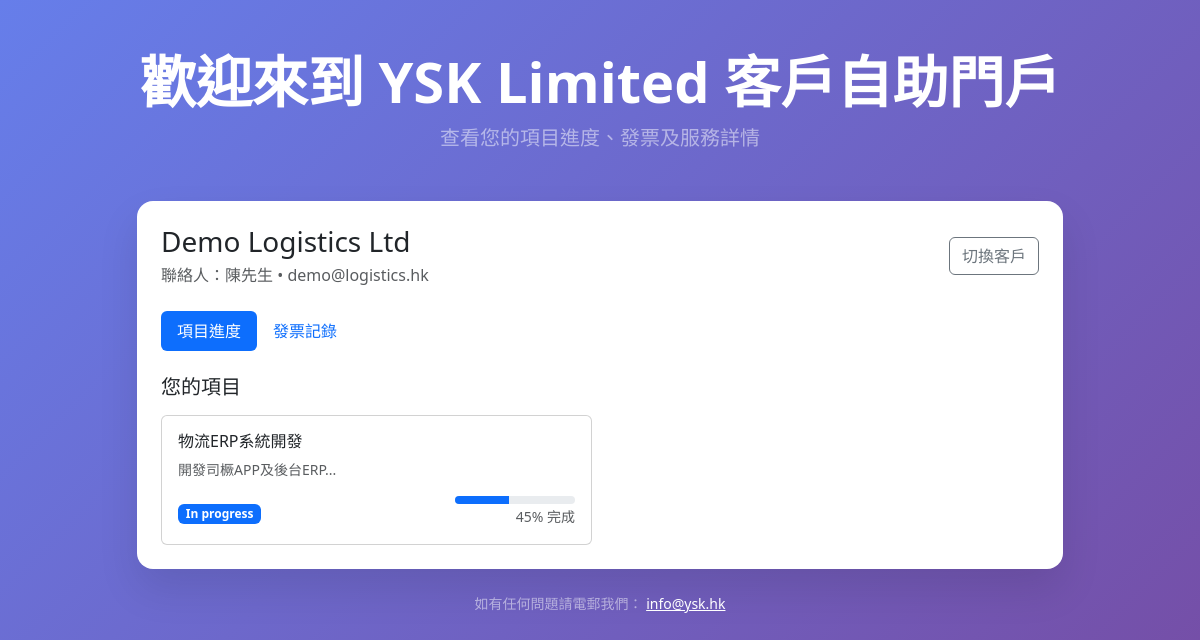
Screenshot of /client_portal.php?client_id=1 with the database file from the repository.
### tables this page shows
CREATE TABLE clients (
    id INT AUTO_INCREMENT PRIMARY KEY,
    company_name VARCHAR(150) NOT NULL,
    contact_person VARCHAR(100),
    email VARCHAR(100),
    phone VARCHAR(20),
    address TEXT,
    notes TEXT,
    status ENUM('active', 'inactive', 'lead') DEFAULT 'active',
    created_at TIMESTAMP DEFAULT CURRENT_TIMESTAMP,
    updated_at TIMESTAMP DEFAULT CURRENT_TIMESTAMP ON UPDATE CURRENT_TIMESTAMP
);

CREATE TABLE projects (
    id INT AUTO_INCREMENT PRIMARY KEY,
    client_id INT NOT NULL,
    title VARCHAR(200) NOT NULL,
    description TEXT,
    service_type ENUM('ai_automation', 'app_development', 'cloud_security', 'web3_blockchain', 'other') NOT NULL,
    status ENUM('planning', 'in_progress', 'review', 'completed', 'on_hold', 'cancelled') DEFAULT 'planning',
    start_date DATE,
    end_date DATE,
    budget DECIMAL(12,2) DEFAULT 0,
    progress_percent INT DEFAULT 0 CHECK (progress_percent BETWEEN 0 AND 100),
    assigned_pm_id INT,
    created_by INT,
    created_at TIMESTAMP DEFAULT CURRENT_TIMESTAMP,
    updated_at TIMESTAMP DEFAULT CURRENT_TIMESTAMP ON UPDATE CURRENT_TIMESTAMP,
    FOREIGN KEY (client_id) REFERENCES clients(id) ON DELETE CASCADE,
    FOREIGN KEY (assigned_pm_id) REFERENCES users(id) ON DELETE SET NULL,
    FOREIGN KEY (created_by) REFERENCES users(id) ON DELETE SET NULL
);

### includes/db.php (called while the page is built, shortened)
<?php
function get_db_connection() {
    static $pdo = null;
    if ($pdo === null) {
        try {
            $dsn = "mysql:host=" . DB_HOST . ";dbname=" . DB_NAME . ";charset=" . DB_CHARSET;
            $pdo = new PDO($dsn, DB_USER, DB_PASS, [
                PDO::ATTR_ERRMODE => PDO::ERRMODE_EXCEPTION,
                PDO::ATTR_DEFAULT_FETCH_MODE => PDO::FETCH_ASSOC,
                PDO::ATTR_EMULATE_PREPARES => false,
            ]);
        } catch (PDOException $e) {
            die("Database connection failed: " . $e->getMessage() . "<br>Please check config.php and run database.sql first.");
        }
    }
    return $pdo;
}
function db_query($sql, $params = []) {
    $pdo = get_db_connection();
    $stmt = $pdo->prepare($sql);
    $stmt->execute($params);
    return $stmt;
}
function db_fetch_all($sql, $params = []) {
    return db_query($sql, $params)->fetchAll();
}
function db_fetch_one($sql, $params = []) {
    return db_query($sql, $params)->fetch();
}
?>

### client_portal.php (the view, shortened to what this page needs)
<?php
require_once 'includes/db.php';
$client_id = $_GET['client_id'] ?? 0;
$client = null;
$projects = [];
if ($client_id) {
    $client = db_fetch_one("SELECT * FROM clients WHERE id = ?", [$client_id]);
    if ($client) {
        $projects = db_fetch_all("SELECT * FROM projects WHERE client_id = ? ORDER BY updated_at DESC", [$client_id]);
    }
}
$clients = db_fetch_all("SELECT id, company_name FROM clients ORDER BY company_name");
?>
<!DOCTYPE html>
<html lang="zh-HK">
<head>
    <link href="https://cdn.jsdelivr.net/npm/bootstrap@5.3.3/dist/css/bootstrap.min.css" rel="stylesheet">
    <link href="https://cdn.jsdelivr.net/npm/bootstrap-icons@1.11.3/font/bootstrap-icons.css" rel="stylesheet">
</head>
<body>
<div class="container py-5">
    <div class="text-center mb-5">
        <h1 class="text-white display-4 fw-bold">歡迎來到 YSK Limited 客戶自助門戶</h1>
        <p class="text-white-50 lead">查看您的項目進度、發票及服務詳情</p>
    </div>
    <?php if (!$client_id): ?>
    <div class="row justify-content-center">
        <div class="col-md-6">
            <div class="portal-card p-5">
                <h4 class="mb-4 text-center">請選擇您的公司</h4>
                <form method="GET">
                    <select name="client_id" class="form-select form-select-lg mb-3" required>
                        <option value="">請選擇公司...</option>
                        <?php foreach ($clients as $c): ?>
                        <option value="<?= $c['id'] ?>"><?= htmlspecialchars($c['company_name']) ?></option>
                        <?php endforeach; ?>
                    </select>
                    <button type="submit" class="btn btn-primary btn-lg w-100">進入門戶</button>
                </form>
                <div class="text-center mt-4">
                    <small class="text-muted">如有問題請聯絡我們： <a href="https://ysk.hk" target="_blank">ysk.hk</a></small>
                </div>
            </div>
        </div>
    </div>
    <?php else: ?>
    <div class="row justify-content-center">
        <div class="col-lg-10">
            <div class="portal-card p-4">
                <div class="d-flex justify-content-between align-items-center mb-4">
                    <div>
                        <h3 class="mb-1"><?= htmlspecialchars($client['company_name']) ?></h3>
                        <p class="text-muted mb-0">聯絡人：<?= htmlspecialchars($client['contact_person'] ?: '-') ?> • <?= htmlspecialchars($client['email'] ?: '-') ?></p>
                    </div>
                    <a href="client_portal.php" class="btn btn-outline-secondary">切換客戶</a>
                </div>
                <ul class="nav nav-pills mb-4" id="pills-tab" role="tablist">
                    <li class="nav-item" role="presentation">
                        <button class="nav-link active" id="pills-projects-tab" data-bs-toggle="pill" data-bs-target="#pills-projects" type="button">項目進度</button>
                    </li>
                    <li class="nav-item" role="presentation">
                        <button class="nav-link" id="pills-invoices-tab" data-bs-toggle="pill" data-bs-target="#pills-invoices" type="button">發票記錄</button>
                    </li>
                </ul>
                <div class="tab-content" id="pills-tabContent">
                    <div class="tab-pane fade show active" id="pills-projects">
                        <h5 class="mb-3">您的項目</h5>
                        <?php if (empty($projects)): ?>
                            <div class="alert alert-info">暫無正在進行的項目</div>
                        <?php else: ?>
                            <div class="row g-3">
                                <?php foreach ($projects as $p): ?>
                                <div class="col-md-6">
                                    <div class="card h-100">
                                        <div class="card-body">
                                            <h6 class="card-title"><?= htmlspecialchars($p['title']) ?></h6>
                                            <p class="card-text small text-muted"><?= htmlspecialchars(substr($p['description'], 0, 100)) ?>...</p>
                                            <div class="d-flex justify-content-between align-items-center mt-3">
                                                <div>
                                                    <span class="badge bg-<?= $p['status'] == 'completed' ? 'success' : 'primary' ?>">
                                                        <?= ucfirst(str_replace('_', ' ', $p['status'])) ?>
                                                    </span>
                                                </div>
                                                <div class="text-end">
                                                    <div class="progress" style="height: 8px; width: 120px;">
                                                        <div class="progress-bar" style="width: <?= $p['progress_percent'] ?>%"></div>
                                                    </div>
                                                    <small class="text-muted"><?= $p['progress_percent'] ?>% 完成</small>
                                                </div>
                                            </div>
                                        </div>
                                    </div>
                                </div>
                                <?php endforeach; ?>
                            </div>
                        <?php endif; ?>
                    </div>
                </div>
            </div>
            <div class="text-center mt-4">
                <p class="text-white-50 small">如有任何問題請電郵我們： <a href="mailto:info@ysk.hk" class="text-white">info@ysk.hk</a></p>
            </div>
        </div>
    </div>
    <?php endif; ?>
</div>
</body>
</html>

### client_portal.php (style rules this page uses)
body { background: linear-gradient(135deg, #667eea 0%, #764ba2 100%); min-height: 100vh; }
.portal-card { background: white; border-radius: 16px; box-shadow: 0 20px 40px rgba(0,0,0,0.1); }
.nav-pills .nav-link.active { background: #0d6efd; }

### rows the page displays
clients: company_name "Demo Logistics Ltd", contact_person "陳先生", email "demo@logistics.hk"
projects: title "物流ERP系統開發", description "開發司橛APP及後台ERP", status "In progress", progress_percent "45"
